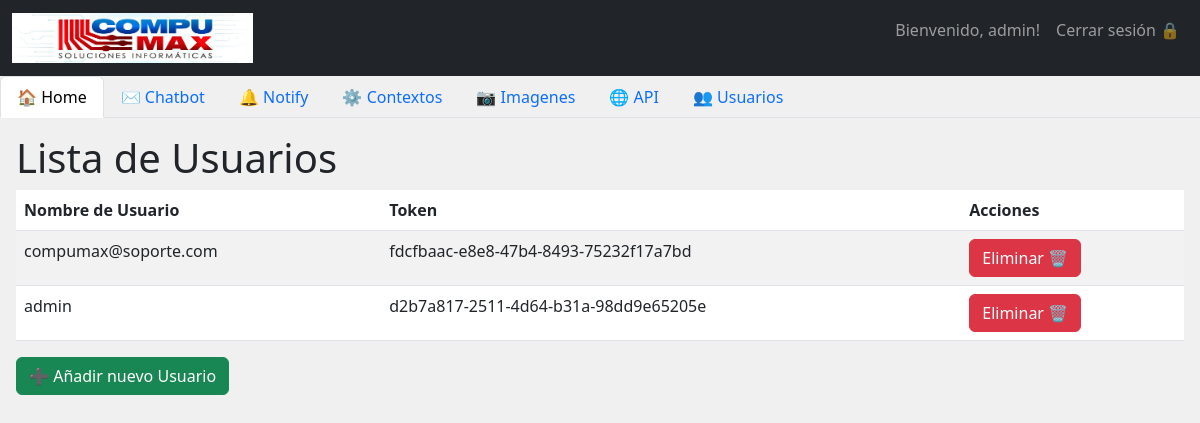
The page /security/users (signed in) on the database its author committed.
### tables this page shows
CREATE TABLE usuarios (
            id INTEGER PRIMARY KEY AUTOINCREMENT,
            username TEXT NOT NULL,
            password TEXT NOT NULL,
            token TEXT NOT NULL
        );

### security/routes.py (the view)
@security_bp.route('/users')
@requerir_autenticacion
def view_users():
    users = database.get_all_users()
    return render_template('view_users.html', users=users)

### databases/database.py (called while the page is built)
def get_all_users() -> list:
    conn = sqlite3.connect('alarm_status.db')
    cursor = conn.cursor()
    cursor.execute('SELECT * FROM usuarios')
    users = cursor.fetchall()
    conn.close()
    return users

### security/protected_routes.py (called while the page is built)
def verificar_autenticacion():
    return 'username' in session

def requerir_autenticacion(route_function):
    @wraps(route_function)
    def wrapper(*args, **kwargs):
        if not verificar_autenticacion():
            return redirect(url_for('security.login'))
        return route_function(*args, **kwargs)
    return wrapper

### security/templates/view_users.html
{% extends "base.html" %}
{% block content %}
    <h1>Lista de Usuarios</h1>
    <div class="table-responsive">
        <table class="table table-striped">
            <thead class="thead-dark">
                <tr>
                    <th>Nombre de Usuario</th>
                    <th>Token</th>
                    <th>Acciones</th>
                </tr>
            </thead>
            <tbody>
                {% for user in users %}
                    <tr>
                        <td>{{ user[1] }}</td>
                        <td>{{ user[3] }}</td>
                        <td>
                            <a href="{{ url_for('security.delete_user', user_id=user[0]) }}" class="btn btn-danger">Eliminar &#128465;</a>
                        </td>
                    </tr>
                {% endfor %}
            </tbody>
        </table>
    </div>
    <a href="{{ url_for('security.signup') }}" class="btn btn-success">➕ Añadir nuevo Usuario</a>
{% endblock %}

### home/templates/base.html (shortened to what this page needs)
<!DOCTYPE html>
<html lang="es">
<head>
    <link href="https://cdn.jsdelivr.net/npm/bootstrap@5.3.0/dist/css/bootstrap.min.css" rel="stylesheet">
    <link rel="stylesheet" href="{{ url_for('home.static', filename='style.css') }}">
</head>
<body>
    <nav class="navbar navbar-expand-lg navbar-dark bg-dark">
        <div class="container-fluid">
            <a class="navbar-brand" href="#">
                <img src="{{ url_for('home.static', filename='compumax_banner.jpeg') }}" height="50" class="d-inline-block align-center" alt="">
            </a>
            <div class="collapse navbar-collapse" id="navbarNav">
                <ul class="navbar-nav ms-auto">
                    {% if 'username' in session %}
                        <li class="nav-item">
                            <p class="nav-link user">Bienvenido, {{ session['username'] }}!</p>
                        </li>
                        <li class="nav-item">
                            <a href="{{ url_for('security.logout') }}" class="nav-link">Cerrar sesión 🔒</a>
                        </li>
                    {% else %}
                        <li class="nav-item">
                            <a href="{{ url_for('security.login') }}" class="nav-link">Iniciar sesión 🔓</a>
                        </li>
                    {% endif %}
                </ul>
            </div>
        </div>
    </nav>
    <div class="list_items">
        <ul class="nav nav-tabs">
            <li class="nav-item"><a class="nav-link active" href="{{ url_for('home.home') }}">🏠 Home</a></li>
            <li class="nav-item"><a class="nav-link" href="{{ url_for('chatbot.chatbot_get') }}">✉️ Chatbot</a></li>
            <li class="nav-item"><a class="nav-link" href="{{ url_for('notify.notify_frontend') }}">🔔 Notify</a></li>
            {% if 'username' in session %}
            <li class="nav-item"><a class="nav-link" href="{{ url_for('configs.read_context') }}">⚙️ Contextos</a></li>
            <li class="nav-item"><a class="nav-link" href="{{ url_for('configs.read_images_route') }}">📷 Imagenes</a></li>
            <li class="nav-item"><a class="nav-link" href="{{ url_for('api.api_get') }}">🌐 API</a></li>
            <li class="nav-item"><a class="nav-link" href="{{ url_for('security.view_users') }}">👥 Usuarios</a></li>
            {% endif %}
        </ul>
    </div>
    <div class="content">
        {% block content %}
        {% endblock %}
    </div>
</body>
</html>

### home/static/style.css (style rules this page uses)
body { background-color: #f0f0f0; }
.content { margin: 1em; }

### rows shown on the page
usuarios: username "admin", token "d2b7a817-2511-4d64-b31a-98dd9e65205e"
usuarios: username "compumax@soporte.com", token "fdcfbaac-e8e8-47b4-8493-75232f17a7bd"
